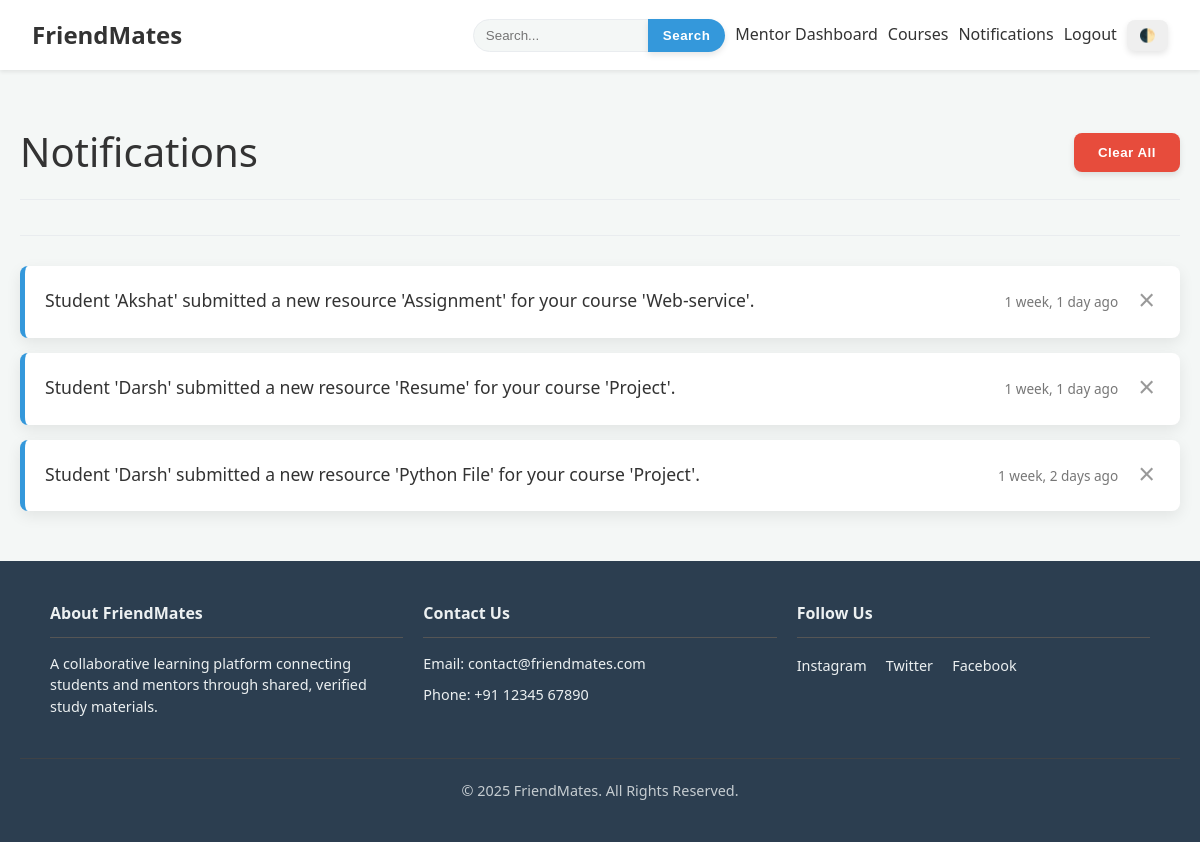
The page /notifications/ (signed in) on the database as committed earlier.
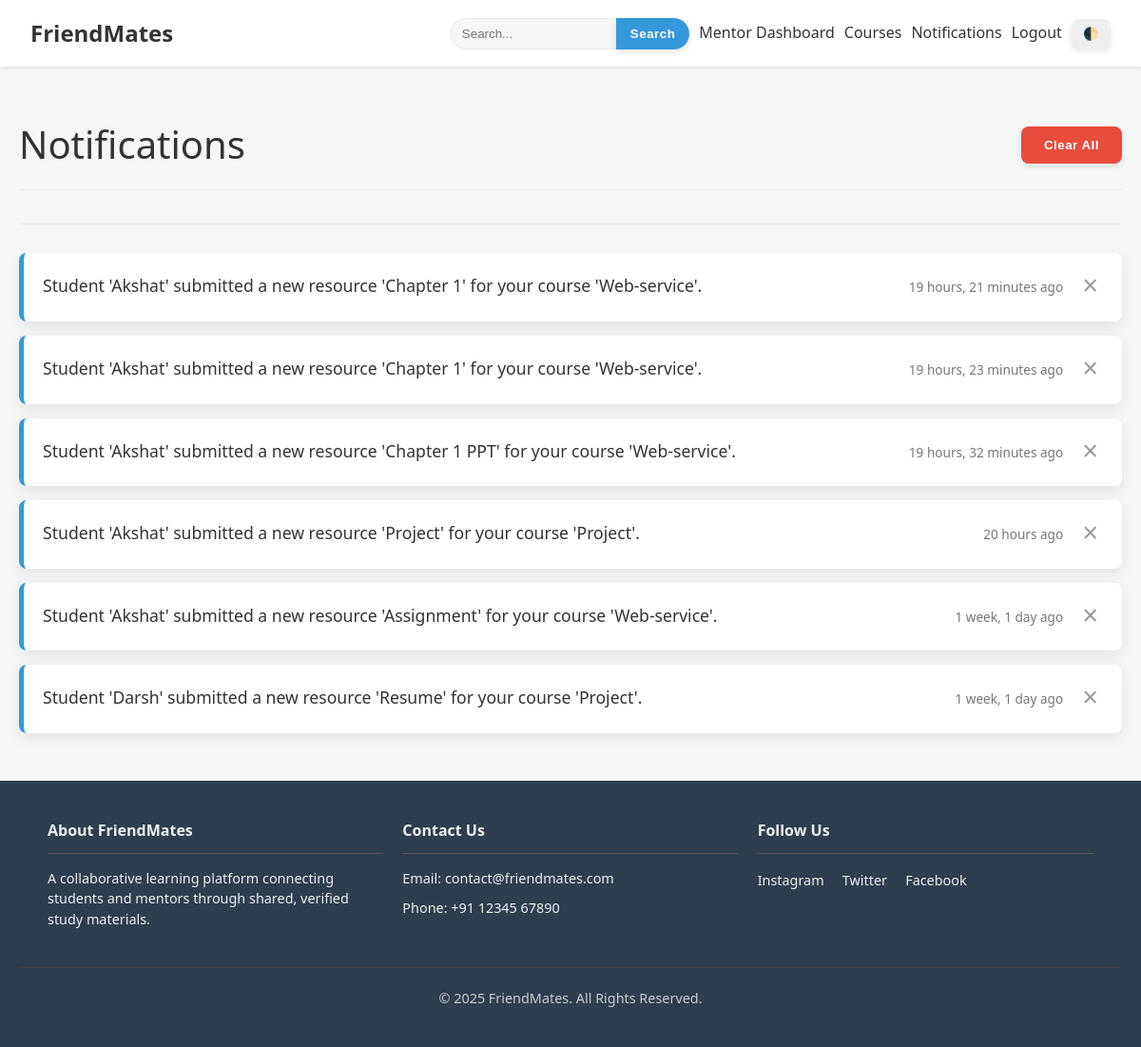
The same page on the database as committed later.
### classroom/models.py (models this page shows, shortened)
class Notification(models.Model):
    user = models.ForeignKey(User, on_delete=models.CASCADE, related_name='notifications')
    message = models.CharField(max_length=255)
    is_read = models.BooleanField(default=False)
    created_at = models.DateTimeField(auto_now_add=True)

### classroom/views.py (the view)
# urls.py: path('notifications/', views.notification_list, name='notification_list'),
@login_required
def notification_list(request):
    notifications = request.user.notifications.all().order_by('-created_at')
    request.user.notifications.update(is_read=True)
    return render(request, 'classroom/notifications.html', {'notifications': notifications})

### classroom/views.py (called while the page is built)
def notifications_context_processor(request):
    if request.user.is_authenticated:
        return {'unread_notifications_count': request.user.notifications.filter(is_read=False).count()}
    return {}

### classroom/templates/classroom/notifications.html (shortened to what this page needs)
{% extends 'classroom/base.html' %}
{% block content %}
<div class="page-header">
    <div class="dashboard-header">
        <h2>Notifications</h2>
        {% if notifications %}
            <form action="{% url 'classroom:clear_all_notifications' %}" method="post" onsubmit="return confirm('Are you sure you want to clear all notifications?');">
                <button type="submit" class="btn btn-danger">Clear All</button>
            </form>
        {% endif %}
    </div>
</div>
<div class="notification-list">
    {% for notification in notifications %}
        <div class="notification-item">
            <p class="message">{{ notification.message }}</p>
            <div class="notification-footer">
                <p class="timestamp">{{ notification.created_at|timesince }} ago</p>
                <form action="{% url 'classroom:delete_notification' notification.id %}" method="post">
                    <button type="submit" class="btn-delete-notification" title="Delete this notification">×</button>
                </form>
            </div>
        </div>
    {% empty %}
        <div class="content-card">
            <p>You have no notifications.</p>
        </div>
    {% endfor %}
</div>
{% endblock %}

Rows that differ between the two databases and show on the page:
removed Notification: message "Student 'Darsh' submitted a new resource 'Python File' for your course 'Project'.", created_at "1 week, 2 days"
added Notification: message "Student 'Akshat' submitted a new resource 'Chapter 1' for your course 'Web-service'.", created_at "19 hours, 21 minutes"
added Notification: message "Student 'Akshat' submitted a new resource 'Chapter 1' for your course 'Web-service'.", created_at "19 hours, 23 minutes"
added Notification: message "Student 'Akshat' submitted a new resource 'Chapter 1 PPT' for your course 'Web-service'.", created_at "19 hours, 32 minutes"
added Notification: message "Student 'Akshat' submitted a new resource 'Project' for your course 'Project'.", created_at "20 hours"
